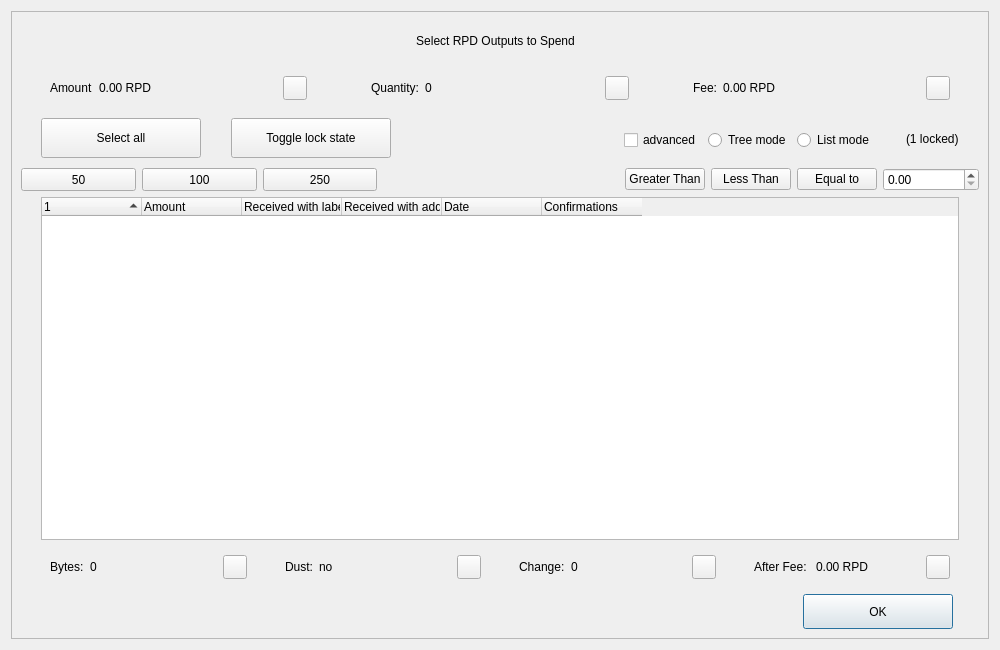
<?xml version="1.0" encoding="UTF-8"?>
<ui version="4.0">
 <class>CoinControlDialog</class>
 <widget class="QDialog" name="CoinControlDialog">
  <property name="geometry">
   <rect>
    <x>0</x>
    <y>0</y>
    <width>1000</width>
    <height>650</height>
   </rect>
  </property>
  <property name="minimumSize">
   <size>
    <width>950</width>
    <height>650</height>
   </size>
  </property>
  <property name="windowTitle">
   <string>Coin Selection</string>
  </property>
  <property name="styleSheet">
   <string notr="true"/>
  </property>
  <layout class="QGridLayout" name="gridLayout_2">
   <item row="0" column="0">
    <widget class="QFrame" name="frameContainer">
     <property name="toolTipDuration">
      <number>0</number>
     </property>
     <property name="frameShape">
      <enum>QFrame::StyledPanel</enum>
     </property>
     <property name="frameShadow">
      <enum>QFrame::Raised</enum>
     </property>
     <layout class="QGridLayout" name="gridLayout">
      <item row="4" column="0">
       <layout class="QHBoxLayout" name="horizontalLayout_13">
        <property name="leftMargin">
         <number>20</number>
        </property>
        <property name="rightMargin">
         <number>20</number>
        </property>
        <item>
         <widget class="CoinControlTreeWidget" name="treeWidget">
          <property name="contextMenuPolicy">
           <enum>Qt::CustomContextMenu</enum>
          </property>
          <property name="styleSheet">
           <string notr="true"/>
          </property>
          <property name="sortingEnabled">
           <bool>false</bool>
          </property>
          <property name="columnCount">
           <number>6</number>
          </property>
          <attribute name="headerShowSortIndicator" stdset="0">
           <bool>true</bool>
          </attribute>
          <attribute name="headerStretchLastSection">
           <bool>false</bool>
          </attribute>
          <column>
           <property name="text">
            <string/>
           </property>
          </column>
          <column>
           <property name="text">
            <string>Amount</string>
           </property>
          </column>
          <column>
           <property name="text">
            <string>Received with label</string>
           </property>
          </column>
          <column>
           <property name="text">
            <string>Received with address</string>
           </property>
          </column>
          <column>
           <property name="text">
            <string>Date</string>
           </property>
          </column>
          <column>
           <property name="text">
            <string>Confirmations</string>
           </property>
           <property name="toolTip">
            <string>Confirmed</string>
           </property>
          </column>
         </widget>
        </item>
       </layout>
      </item>
      <item row="6" column="0">
       <layout class="QHBoxLayout" name="horizontalLayout_2">
        <property name="spacing">
         <number>0</number>
        </property>
        <property name="leftMargin">
         <number>20</number>
        </property>
        <property name="rightMargin">
         <number>26</number>
        </property>
        <item>
         <spacer name="horizontalSpacer_3">
          <property name="orientation">
           <enum>Qt::Horizontal</enum>
          </property>
          <property name="sizeHint" stdset="0">
           <size>
            <width>558</width>
            <height>20</height>
           </size>
          </property>
         </spacer>
        </item>
        <item>
         <widget class="QPushButton" name="pushButtonOk">
          <property name="minimumSize">
           <size>
            <width>150</width>
            <height>35</height>
           </size>
          </property>
          <property name="text">
           <string>OK</string>
          </property>
         </widget>
        </item>
       </layout>
      </item>
      <item row="2" column="0">
       <widget class="QFrame" name="frame">
        <property name="minimumSize">
         <size>
          <width>0</width>
          <height>40</height>
         </size>
        </property>
        <property name="styleSheet">
         <string notr="true">
										#frame {
										border:0;
										}
									</string>
        </property>
        <property name="frameShape">
         <enum>QFrame::StyledPanel</enum>
        </property>
        <property name="frameShadow">
         <enum>QFrame::Sunken</enum>
        </property>
        <layout class="QHBoxLayout" name="horizontalLayout">
         <property name="spacing">
          <number>0</number>
         </property>
         <property name="leftMargin">
          <number>20</number>
         </property>
         <property name="topMargin">
          <number>0</number>
         </property>
         <property name="rightMargin">
          <number>20</number>
         </property>
         <property name="bottomMargin">
          <number>0</number>
         </property>
         <item>
          <layout class="QHBoxLayout" name="horizontalLayoutPanel" stretch="0,0,0,0,0,0">
           <property name="spacing">
            <number>20</number>
           </property>
           <item>
            <widget class="QPushButton" name="pushButtonSelectAll">
             <property name="sizePolicy">
              <sizepolicy hsizetype="Maximum" vsizetype="Fixed">
               <horstretch>0</horstretch>
               <verstretch>0</verstretch>
              </sizepolicy>
             </property>
             <property name="minimumSize">
              <size>
               <width>160</width>
               <height>40</height>
              </size>
             </property>
             <property name="maximumSize">
              <size>
               <width>16777215</width>
               <height>40</height>
              </size>
             </property>
             <property name="text">
              <string>Select all</string>
             </property>
             <property name="checkable">
              <bool>true</bool>
             </property>
             <property name="checked">
              <bool>false</bool>
             </property>
             <property name="autoExclusive">
              <bool>false</bool>
             </property>
             <property name="autoDefault">
              <bool>false</bool>
             </property>
            </widget>
           </item>
           <item>
            <spacer name="horizontalSpacer_6">
             <property name="orientation">
              <enum>Qt::Horizontal</enum>
             </property>
             <property name="sizeType">
              <enum>QSizePolicy::Fixed</enum>
             </property>
             <property name="sizeHint" stdset="0">
              <size>
               <width>10</width>
               <height>20</height>
              </size>
             </property>
            </spacer>
           </item>
           <item>
            <widget class="QPushButton" name="pushButtonToggleLock">
             <property name="sizePolicy">
              <sizepolicy hsizetype="Maximum" vsizetype="Fixed">
               <horstretch>0</horstretch>
               <verstretch>0</verstretch>
              </sizepolicy>
             </property>
             <property name="minimumSize">
              <size>
               <width>160</width>
               <height>40</height>
              </size>
             </property>
             <property name="maximumSize">
              <size>
               <width>16777215</width>
               <height>40</height>
              </size>
             </property>
             <property name="text">
              <string>Toggle lock state</string>
             </property>
             <property name="checkable">
              <bool>true</bool>
             </property>
             <property name="autoExclusive">
              <bool>false</bool>
             </property>
             <property name="autoDefault">
              <bool>false</bool>
             </property>
            </widget>
           </item>
           <item>
            <spacer name="horizontalSpacer_7">
             <property name="orientation">
              <enum>Qt::Horizontal</enum>
             </property>
             <property name="sizeType">
              <enum>QSizePolicy::Expanding</enum>
             </property>
             <property name="sizeHint" stdset="0">
              <size>
               <width>30</width>
               <height>20</height>
              </size>
             </property>
            </spacer>
           </item>
           <item alignment="Qt::AlignRight">
            <widget class="QGroupBox" name="groupBox_2">
             <property name="styleSheet">
              <string notr="true">
															#groupBox_2 {
															background-color:transparent;
															border-radius:0;
															}
														</string>
             </property>
             <property name="title">
              <string/>
             </property>
             <layout class="QHBoxLayout" name="horizontalLayout_14">
              <item>
               <widget class="QCheckBox" name="advanced">
                <property name="minimumSize">
                 <size>
                  <width>70</width>
                  <height>17</height>
                 </size>
                </property>
                <property name="text">
                 <string>advanced</string>
                </property>
               </widget>
              </item>
              <item>
               <widget class="QRadioButton" name="radioTreeMode">
                <property name="sizePolicy">
                 <sizepolicy hsizetype="Maximum" vsizetype="Fixed">
                  <horstretch>0</horstretch>
                  <verstretch>0</verstretch>
                 </sizepolicy>
                </property>
                <property name="text">
                 <string>Tree mode</string>
                </property>
               </widget>
              </item>
              <item>
               <widget class="QRadioButton" name="radioListMode">
                <property name="sizePolicy">
                 <sizepolicy hsizetype="Maximum" vsizetype="Fixed">
                  <horstretch>0</horstretch>
                  <verstretch>0</verstretch>
                 </sizepolicy>
                </property>
                <property name="text">
                 <string>List mode</string>
                </property>
                <property name="checked">
                 <bool>false</bool>
                </property>
               </widget>
              </item>
             </layout>
            </widget>
           </item>
           <item>
            <widget class="QLabel" name="labelLocked">
             <property name="text">
              <string>(1 locked)</string>
             </property>
            </widget>
           </item>
          </layout>
         </item>
        </layout>
       </widget>
      </item>
      <item row="1" column="0">
       <layout class="QHBoxLayout" name="horizontalLayout_8">
        <property name="leftMargin">
         <number>20</number>
        </property>
        <property name="rightMargin">
         <number>20</number>
        </property>
        <item>
         <widget class="QWidget" name="layoutAmount" native="true">
          <layout class="QHBoxLayout" name="horizontalLayout_9" stretch="0,1,0">
           <item>
            <widget class="QLabel" name="labelCoinControlAmountText">
             <property name="text">
              <string>Amount</string>
             </property>
            </widget>
           </item>
           <item>
            <widget class="QLabel" name="labelCoinControlAmount">
             <property name="text">
              <string>0.00 RPD</string>
             </property>
            </widget>
           </item>
           <item alignment="Qt::AlignHCenter|Qt::AlignVCenter">
            <widget class="QPushButton" name="pushButtonAmount">
             <property name="minimumSize">
              <size>
               <width>0</width>
               <height>24</height>
              </size>
             </property>
             <property name="maximumSize">
              <size>
               <width>24</width>
               <height>26</height>
              </size>
             </property>
             <property name="focusPolicy">
              <enum>Qt::NoFocus</enum>
             </property>
             <property name="styleSheet">
              <string notr="true">
															padding-bottom:2px;
															padding-right:4px;
														</string>
             </property>
             <property name="text">
              <string/>
             </property>
            </widget>
           </item>
          </layout>
         </widget>
        </item>
        <item>
         <spacer name="horizontalSpacer_2">
          <property name="orientation">
           <enum>Qt::Horizontal</enum>
          </property>
          <property name="sizeType">
           <enum>QSizePolicy::Fixed</enum>
          </property>
          <property name="sizeHint" stdset="0">
           <size>
            <width>40</width>
            <height>20</height>
           </size>
          </property>
         </spacer>
        </item>
        <item>
         <widget class="QWidget" name="layoutQuantity" native="true">
          <layout class="QHBoxLayout" name="horizontalLayout_10" stretch="0,1,0">
           <item>
            <widget class="QLabel" name="labelCoinControlQuantityText">
             <property name="text">
              <string>Quantity:</string>
             </property>
            </widget>
           </item>
           <item>
            <widget class="QLabel" name="labelCoinControlQuantity">
             <property name="text">
              <string>0</string>
             </property>
            </widget>
           </item>
           <item alignment="Qt::AlignHCenter|Qt::AlignVCenter">
            <widget class="QPushButton" name="pushButtonQuantity">
             <property name="minimumSize">
              <size>
               <width>0</width>
               <height>24</height>
              </size>
             </property>
             <property name="maximumSize">
              <size>
               <width>24</width>
               <height>26</height>
              </size>
             </property>
             <property name="focusPolicy">
              <enum>Qt::NoFocus</enum>
             </property>
             <property name="styleSheet">
              <string notr="true">
															padding-bottom:2px;
															padding-right:4px;
														</string>
             </property>
             <property name="text">
              <string/>
             </property>
            </widget>
           </item>
          </layout>
         </widget>
        </item>
        <item>
         <spacer name="horizontalSpacer_22">
          <property name="orientation">
           <enum>Qt::Horizontal</enum>
          </property>
          <property name="sizeType">
           <enum>QSizePolicy::Fixed</enum>
          </property>
          <property name="sizeHint" stdset="0">
           <size>
            <width>40</width>
            <height>20</height>
           </size>
          </property>
         </spacer>
        </item>
        <item>
         <widget class="QWidget" name="layoutFee" native="true">
          <layout class="QHBoxLayout" name="horizontalLayout_11" stretch="0,1,0">
           <item>
            <widget class="QLabel" name="labelCoinControlFeeText">
             <property name="text">
              <string>Fee:</string>
             </property>
            </widget>
           </item>
           <item>
            <widget class="QLabel" name="labelCoinControlFee">
             <property name="text">
              <string>0.00 RPD</string>
             </property>
            </widget>
           </item>
           <item alignment="Qt::AlignHCenter|Qt::AlignVCenter">
            <widget class="QPushButton" name="pushButtonFee">
             <property name="minimumSize">
              <size>
               <width>0</width>
               <height>24</height>
              </size>
             </property>
             <property name="maximumSize">
              <size>
               <width>24</width>
               <height>26</height>
              </size>
             </property>
             <property name="focusPolicy">
              <enum>Qt::NoFocus</enum>
             </property>
             <property name="styleSheet">
              <string notr="true">
															padding-bottom:2px;
															padding-right:4px;
														</string>
             </property>
             <property name="text">
              <string/>
             </property>
            </widget>
           </item>
          </layout>
         </widget>
        </item>
       </layout>
      </item>
      <item row="5" column="0">
       <layout class="QHBoxLayout" name="horizontalLayout_3">
        <property name="spacing">
         <number>20</number>
        </property>
        <property name="leftMargin">
         <number>20</number>
        </property>
        <property name="rightMargin">
         <number>20</number>
        </property>
        <item>
         <widget class="QWidget" name="layoutBytes" native="true">
          <layout class="QHBoxLayout" name="horizontalLayout_4" stretch="0,1,0">
           <item>
            <widget class="QLabel" name="labelCoinControlBytesText">
             <property name="text">
              <string>Bytes:</string>
             </property>
            </widget>
           </item>
           <item>
            <widget class="QLabel" name="labelCoinControlBytes">
             <property name="text">
              <string>0</string>
             </property>
            </widget>
           </item>
           <item alignment="Qt::AlignHCenter|Qt::AlignVCenter">
            <widget class="QPushButton" name="pushButtonBytes">
             <property name="minimumSize">
              <size>
               <width>0</width>
               <height>24</height>
              </size>
             </property>
             <property name="maximumSize">
              <size>
               <width>24</width>
               <height>26</height>
              </size>
             </property>
             <property name="focusPolicy">
              <enum>Qt::NoFocus</enum>
             </property>
             <property name="styleSheet">
              <string notr="true">
															padding-bottom:2px;
															padding-right:4px;
														</string>
             </property>
             <property name="text">
              <string/>
             </property>
            </widget>
           </item>
          </layout>
         </widget>
        </item>
        <item>
         <widget class="QWidget" name="layoutDust" native="true">
          <layout class="QHBoxLayout" name="horizontalLayout_5" stretch="0,1,0">
           <item>
            <widget class="QLabel" name="labelCoinControlLowOutputText">
             <property name="text">
              <string>Dust:</string>
             </property>
            </widget>
           </item>
           <item>
            <widget class="QLabel" name="labelCoinControlLowOutput">
             <property name="text">
              <string>no</string>
             </property>
            </widget>
           </item>
           <item alignment="Qt::AlignHCenter|Qt::AlignVCenter">
            <widget class="QPushButton" name="pushButtonDust">
             <property name="minimumSize">
              <size>
               <width>0</width>
               <height>24</height>
              </size>
             </property>
             <property name="maximumSize">
              <size>
               <width>24</width>
               <height>26</height>
              </size>
             </property>
             <property name="focusPolicy">
              <enum>Qt::NoFocus</enum>
             </property>
             <property name="styleSheet">
              <string notr="true">
															padding-bottom:2px;
															padding-right:4px;
														</string>
             </property>
             <property name="text">
              <string/>
             </property>
            </widget>
           </item>
          </layout>
         </widget>
        </item>
        <item>
         <widget class="QWidget" name="layoutChange" native="true">
          <layout class="QHBoxLayout" name="horizontalLayout_6" stretch="0,1,0">
           <item>
            <widget class="QLabel" name="labelCoinControlChangeText">
             <property name="text">
              <string>Change:</string>
             </property>
            </widget>
           </item>
           <item>
            <widget class="QLabel" name="labelCoinControlChange">
             <property name="text">
              <string>0</string>
             </property>
            </widget>
           </item>
           <item alignment="Qt::AlignHCenter|Qt::AlignVCenter">
            <widget class="QPushButton" name="pushButtonChange">
             <property name="minimumSize">
              <size>
               <width>0</width>
               <height>24</height>
              </size>
             </property>
             <property name="maximumSize">
              <size>
               <width>24</width>
               <height>26</height>
              </size>
             </property>
             <property name="focusPolicy">
              <enum>Qt::NoFocus</enum>
             </property>
             <property name="styleSheet">
              <string notr="true">
															padding-bottom:2px;
															padding-right:4px;
														</string>
             </property>
             <property name="text">
              <string/>
             </property>
            </widget>
           </item>
          </layout>
         </widget>
        </item>
        <item>
         <widget class="QWidget" name="layoutAfter" native="true">
          <layout class="QHBoxLayout" name="horizontalLayout_7" stretch="0,1,0">
           <item>
            <widget class="QLabel" name="labelCoinControlAfterFeeText">
             <property name="text">
              <string>After Fee: </string>
             </property>
            </widget>
           </item>
           <item>
            <widget class="QLabel" name="labelCoinControlAfterFee">
             <property name="text">
              <string>0.00 RPD</string>
             </property>
            </widget>
           </item>
           <item alignment="Qt::AlignHCenter|Qt::AlignVCenter">
            <widget class="QPushButton" name="pushButtonAlterFee">
             <property name="minimumSize">
              <size>
               <width>0</width>
               <height>24</height>
              </size>
             </property>
             <property name="maximumSize">
              <size>
               <width>24</width>
               <height>26</height>
              </size>
             </property>
             <property name="focusPolicy">
              <enum>Qt::NoFocus</enum>
             </property>
             <property name="styleSheet">
              <string notr="true">
															padding-bottom:2px;
															padding-right:4px;
														</string>
             </property>
             <property name="text">
              <string/>
             </property>
            </widget>
           </item>
          </layout>
         </widget>
        </item>
       </layout>
      </item>
      <item row="0" column="0">
       <layout class="QHBoxLayout" name="horizontalLayout_12">
        <property name="spacing">
         <number>0</number>
        </property>
        <property name="leftMargin">
         <number>20</number>
        </property>
        <property name="rightMargin">
         <number>30</number>
        </property>
        <item>
         <spacer name="horizontalSpacer_4">
          <property name="orientation">
           <enum>Qt::Horizontal</enum>
          </property>
          <property name="sizeHint" stdset="0">
           <size>
            <width>40</width>
            <height>20</height>
           </size>
          </property>
         </spacer>
        </item>
        <item>
         <widget class="QLabel" name="labelTitle">
          <property name="minimumSize">
           <size>
            <width>0</width>
            <height>40</height>
           </size>
          </property>
          <property name="maximumSize">
           <size>
            <width>16777215</width>
            <height>40</height>
           </size>
          </property>
          <property name="text">
           <string>Select RPD Outputs to Spend</string>
          </property>
          <property name="alignment">
           <set>Qt::AlignCenter</set>
          </property>
          <property name="margin">
           <number>7</number>
          </property>
         </widget>
        </item>
        <item>
         <spacer name="horizontalSpacer_5">
          <property name="orientation">
           <enum>Qt::Horizontal</enum>
          </property>
          <property name="sizeHint" stdset="0">
           <size>
            <width>40</width>
            <height>20</height>
           </size>
          </property>
         </spacer>
        </item>
       </layout>
      </item>
      <item row="3" column="0">
       <layout class="QHBoxLayout" name="horizontalLayout_15">
        <item>
         <widget class="QPushButton" name="select_50">
          <property name="minimumSize">
           <size>
            <width>115</width>
            <height>23</height>
           </size>
          </property>
          <property name="text">
           <string>50</string>
          </property>
         </widget>
        </item>
        <item>
         <widget class="QPushButton" name="select_100">
          <property name="minimumSize">
           <size>
            <width>115</width>
            <height>23</height>
           </size>
          </property>
          <property name="text">
           <string>100</string>
          </property>
         </widget>
        </item>
        <item>
         <widget class="QPushButton" name="select_250">
          <property name="minimumSize">
           <size>
            <width>114</width>
            <height>23</height>
           </size>
          </property>
          <property name="text">
           <string>250</string>
          </property>
         </widget>
        </item>
        <item>
         <spacer name="horizontalSpacer_8">
          <property name="orientation">
           <enum>Qt::Horizontal</enum>
          </property>
          <property name="sizeHint" stdset="0">
           <size>
            <width>40</width>
            <height>20</height>
           </size>
          </property>
         </spacer>
        </item>
        <item>
         <widget class="QPushButton" name="GreaterThan">
          <property name="text">
           <string>Greater Than</string>
          </property>
         </widget>
        </item>
        <item>
         <widget class="QPushButton" name="LessThan">
          <property name="text">
           <string>Less Than</string>
          </property>
         </widget>
        </item>
        <item>
         <widget class="QPushButton" name="EqualTo">
          <property name="text">
           <string>Equal to</string>
          </property>
         </widget>
        </item>
        <item>
         <widget class="QDoubleSpinBox" name="num_box">
          <property name="minimumSize">
           <size>
            <width>96</width>
            <height>20</height>
           </size>
          </property>
         </widget>
        </item>
       </layout>
      </item>
     </layout>
    </widget>
   </item>
  </layout>
 </widget>
 <customwidgets>
  <customwidget>
   <class>CoinControlTreeWidget</class>
   <extends>QTreeWidget</extends>
   <header>coincontroltreewidget.h</header>
  </customwidget>
 </customwidgets>
 <resources/>
 <connections/>
</ui>
